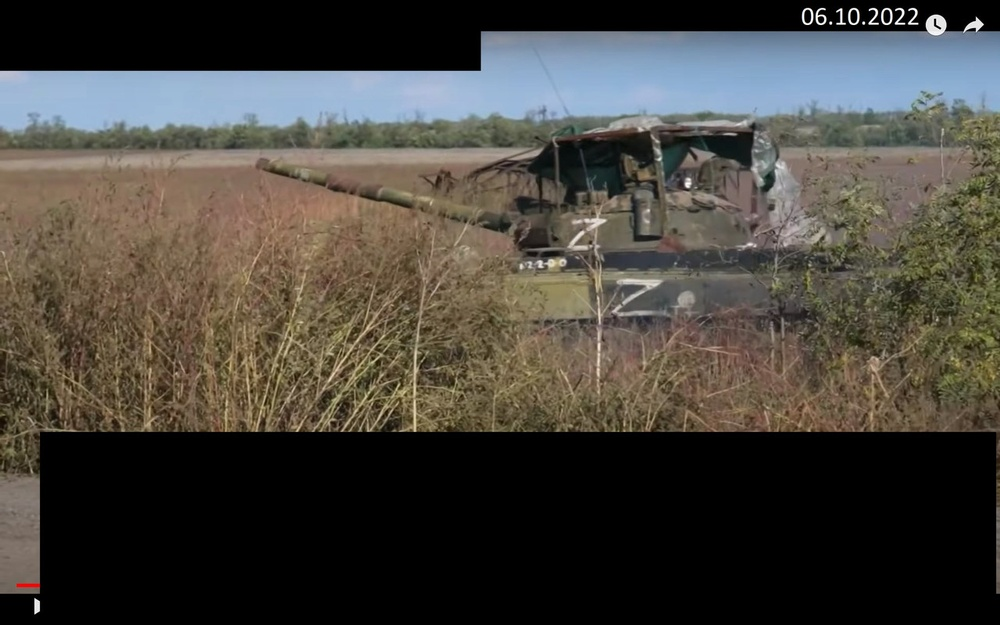
#> input picture Russian_Losses/Example Processed Images/1007-t62m-capt.jpg, 1000 x 625 px, shrunk from 1280 x 800 before the run, found by its file name
$ python find_date.py
#> lines starting #> are read from the running program, lines starting #| are printed output that depends on the picture; after the words box and inside, x2 and y2 are one past the last pixel; in counts of white or black regions, pixels touching at a corner belong together
#> in extract_date_from_image, img is the input picture: PIL image 1000x625 RGB; mean R, G, B 71.4, 68.1, 61.7
import cv2
import pytesseract
from PIL import Image
import re
from datetime import datetime
import requests
import numpy as np
from io import BytesIO

# Configure pytesseract
pytesseract.pytesseract.tesseract_cmd = r'C:\Program Files\Tesseract-OCR\tesseract.exe'  # Update this path based on your installation

def preprocess_image(image):
    # Convert to grayscale
    gray = cv2.cvtColor(image, cv2.COLOR_BGR2GRAY)
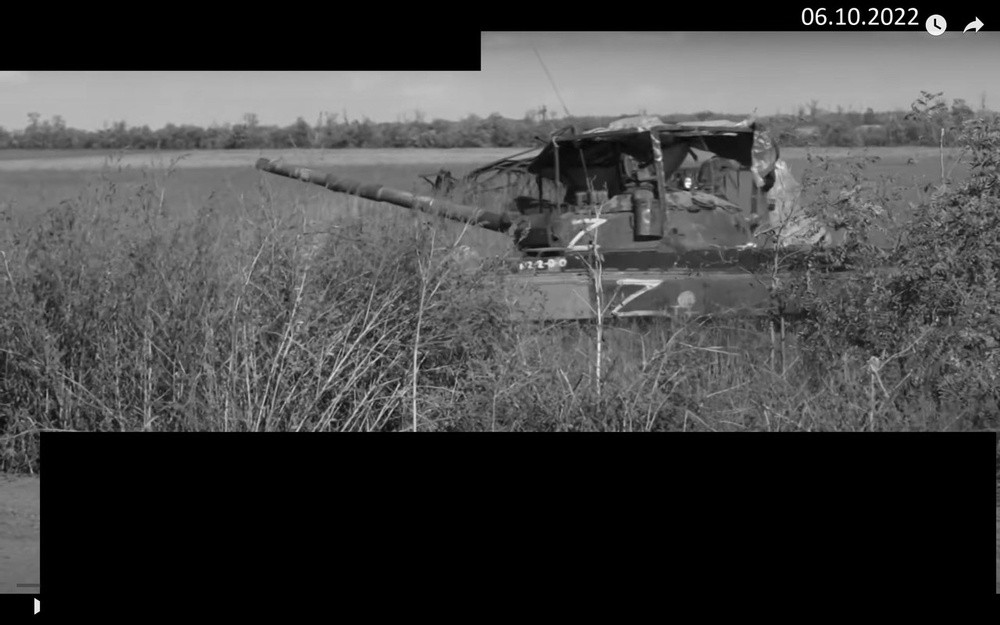
#> gray: shape (625, 1000); min 0, max 255, mean 68.3

    # Increase contrast
    alpha = 2.0  # Simple contrast control
    beta = 0     # Simple brightness control
    contrast = cv2.convertScaleAbs(gray, alpha=alpha, beta=beta)
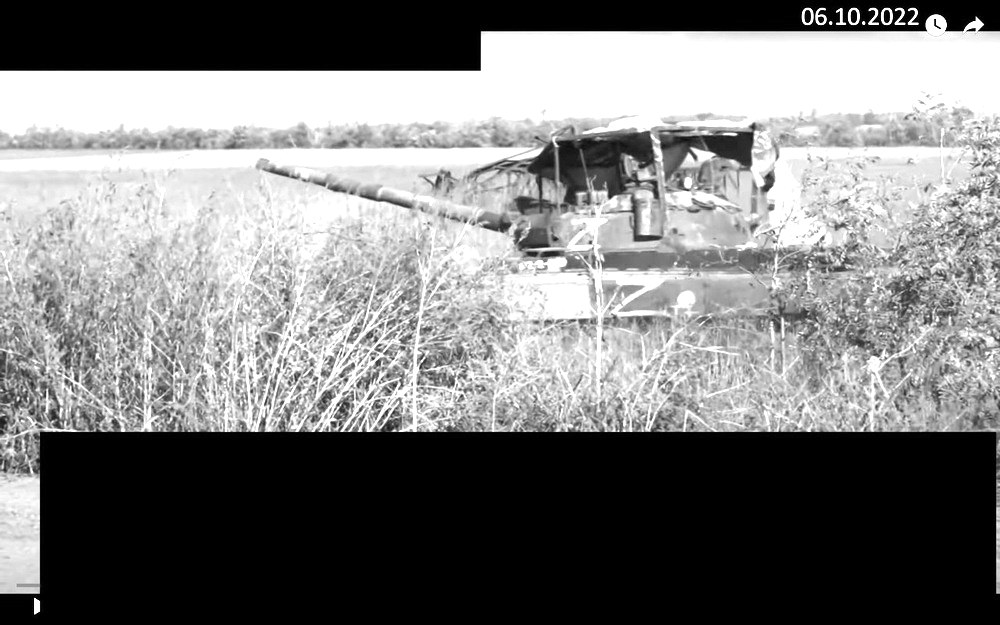
#> contrast: shape (625, 1000); min 0, max 255, mean 126.1

    # Apply Gaussian blur
    blurred = cv2.GaussianBlur(contrast, (5, 5), 0)

    # Apply thresholding
    _, thresh = cv2.threshold(blurred, 0, 255, cv2.THRESH_BINARY + cv2.THRESH_OTSU)
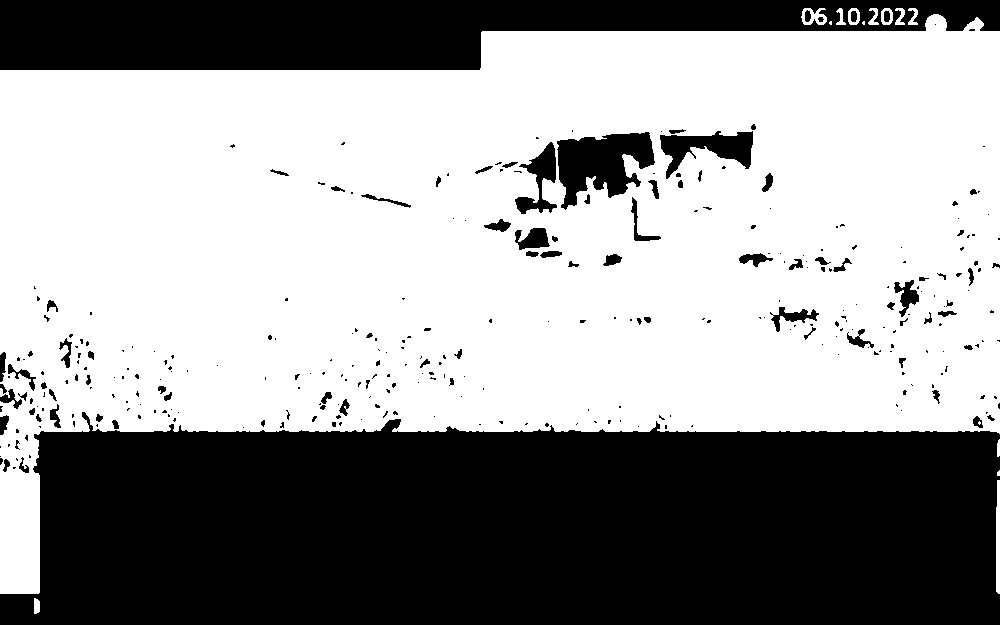
#> thresh: shape (625, 1000); 59.9% white; 324 black regions (237 under 20 px), largest, box (x1, y1, x2, y2) and area: (0, 412, 1000, 625) 186809, (0, 0, 1000, 70) 48187, (557, 132, 655, 210) 4540

    return thresh

def extract_date_from_image(url):
    try:
        # Download the image
        response = requests.get(url)
        response.raise_for_status()  # Check for HTTP request errors
        image_bytes = BytesIO(response.content)

        # Open image with PIL
        img = Image.open(image_bytes)

        # Convert PIL image to OpenCV format
        img_cv = np.array(img)
        img_cv = cv2.cvtColor(img_cv, cv2.COLOR_RGB2BGR)

        # Preprocess the image
        processed_image = preprocess_image(img_cv)

        # Convert the processed image to PIL format for pytesseract
        processed_image_pil = Image.fromarray(processed_image)

        # Define OCR configuration
        custom_config = r'--oem 3 --psm 6'

        # Perform OCR
#> (the run stopped early here; a loop or call above may not have finished)

$ run again, with Russian_Losses/Example Processed Images/image.png saved as Russian_Losses/Example Processed Images/1007-t62m-capt.jpg
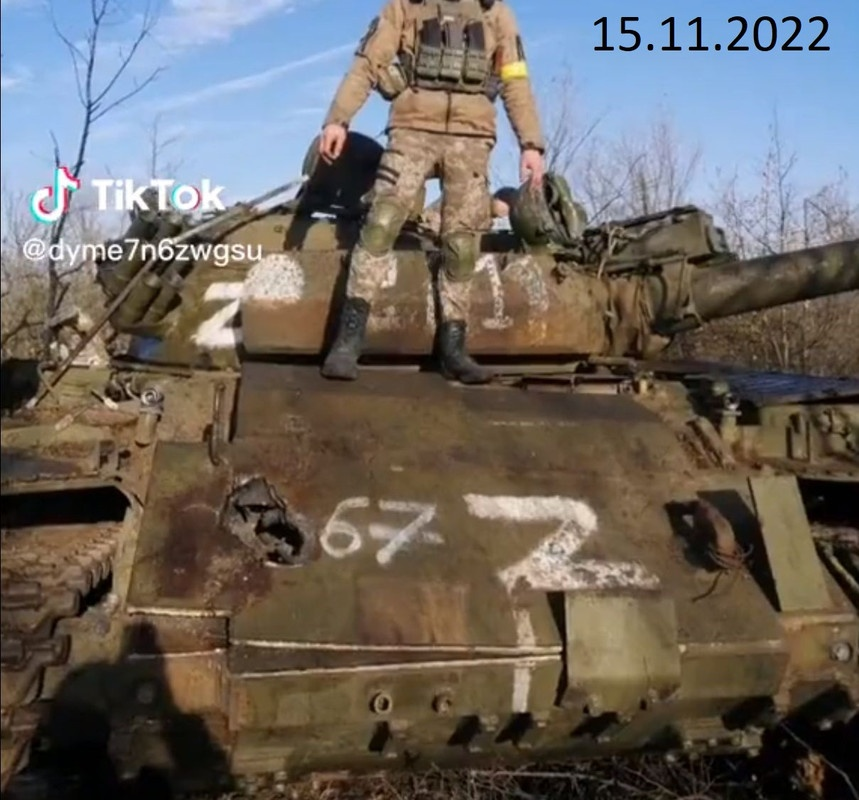
#> input picture Russian_Losses/Example Processed Images/image.png, 859 x 800 px, found by its file name
#> in extract_date_from_image, img is the input picture: PIL image 859x800 RGB; mean R, G, B 107.8, 101.4, 95.5
#> in preprocess_image, `contrast = cv2.convertScaleAbs(gray, alpha=alpha, beta=beta)`:
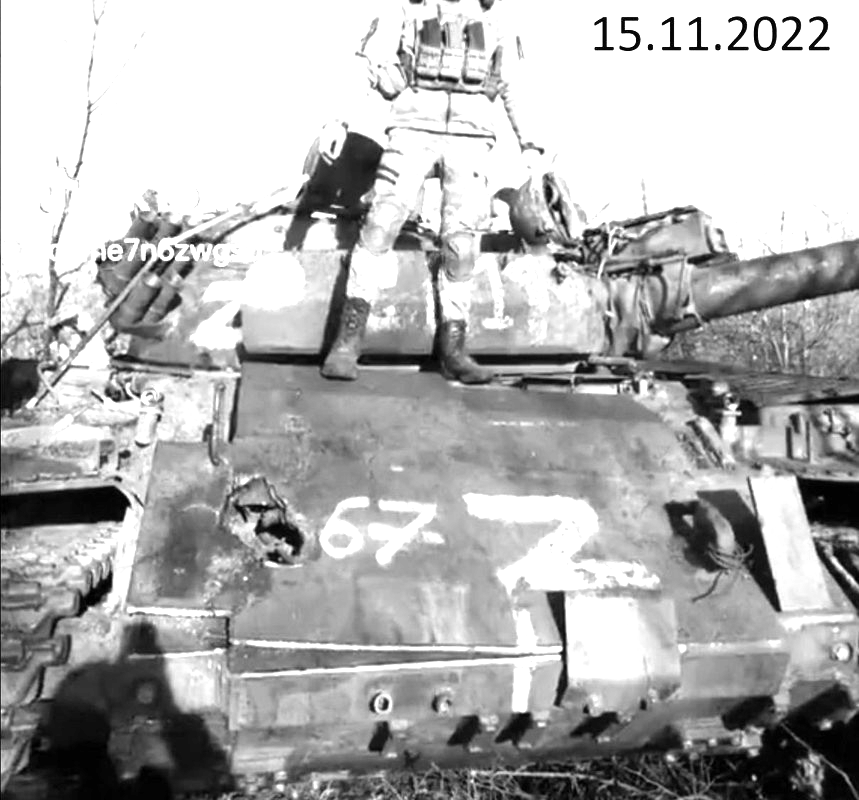
#> contrast: shape (800, 859); min 0, max 255, mean 176.4
#> in preprocess_image, `_, thresh = cv2.threshold(blurred, 0, 255, cv2.THRESH_BINARY + cv2.THR..`:
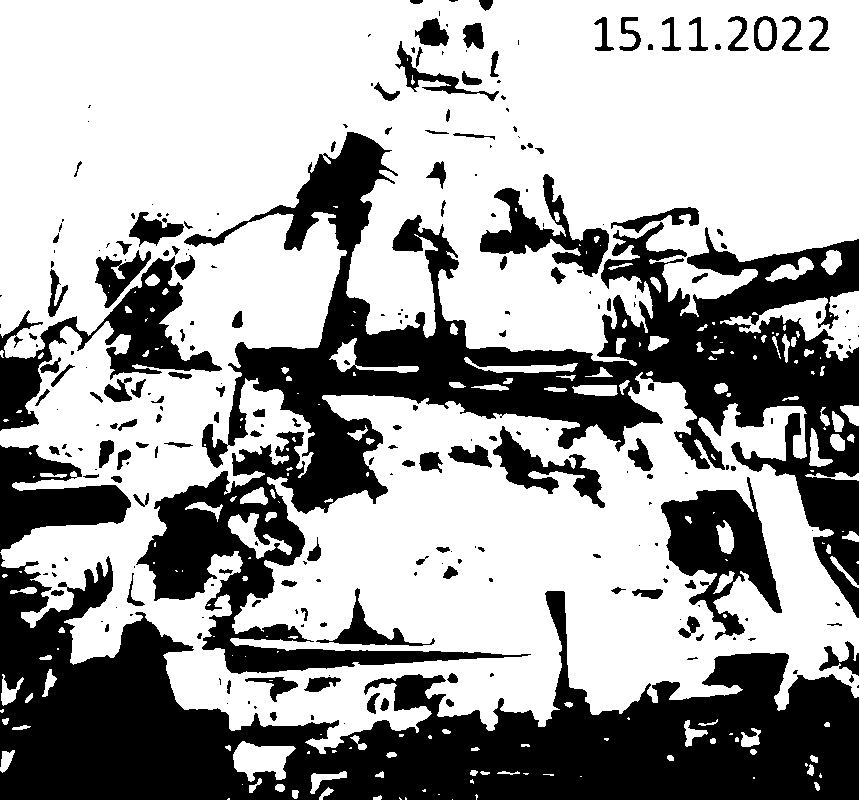
#> thresh: shape (800, 859); 63.7% white; 258 black regions (130 under 20 px), largest, box (x1, y1, x2, y2) and area: (136, 132, 859, 674) 101492, (0, 553, 859, 800) 95485, (0, 256, 222, 431) 9609
